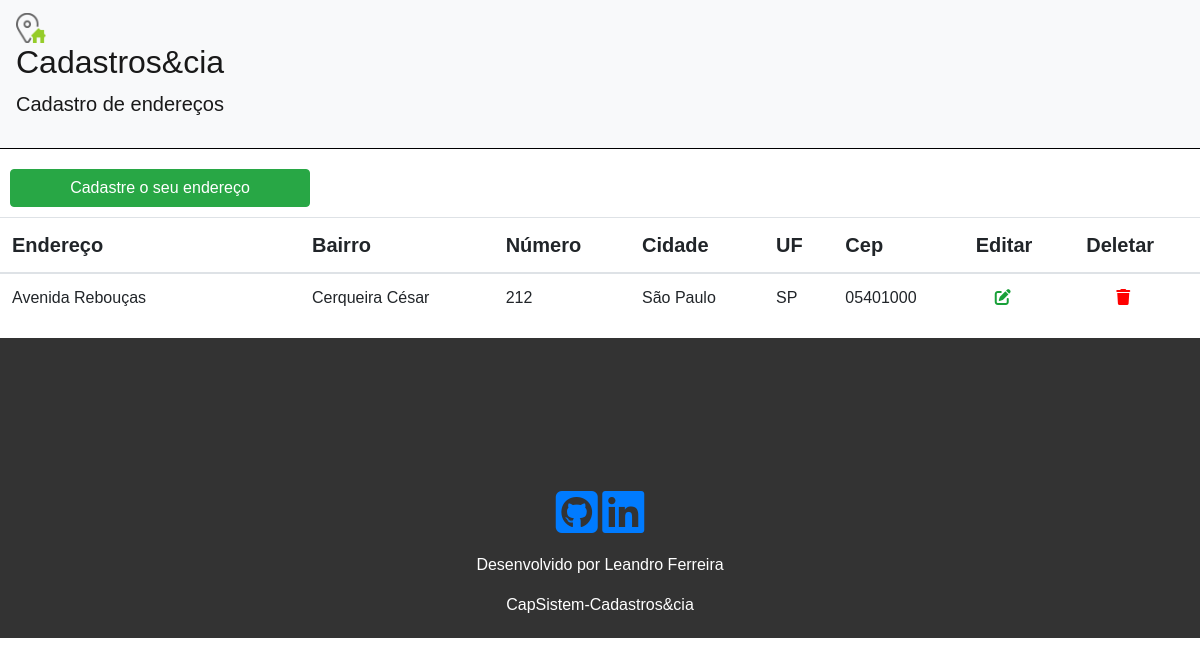
/tabela/, run on an earlier commit of the app's database.
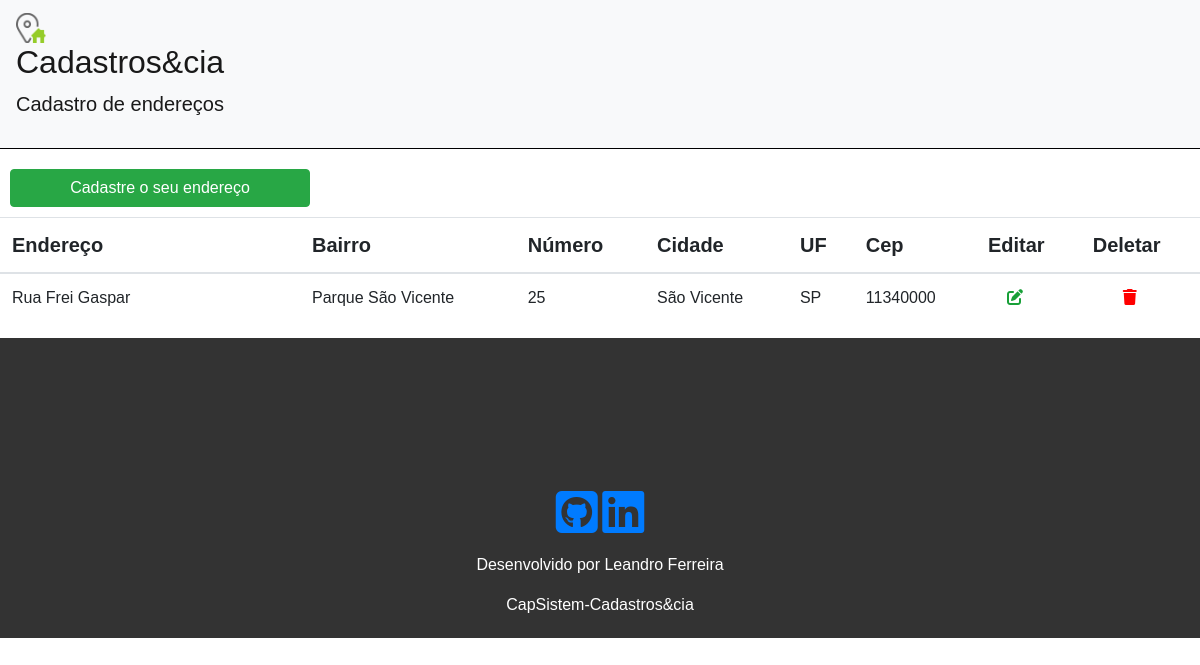
And on a later commit of the database.
### core/models.py (models this page shows, shortened)
class usuario(models.Model):
    address = models.CharField(max_length=100)
    district = models.CharField(max_length=100)
    number = models.CharField(max_length=9)
    complement = models.CharField(max_length=100)
    city = models.CharField(max_length=100)
    uf = models.CharField(max_length=100)
    zipcode = models.CharField(max_length=8)
    description = models.TextField()
    begin_date = models.DateTimeField(auto_now_add=True)
    update_date = models.DateTimeField(auto_now=True)
    class meta:
        db_table = 'Address'

### core/views.py (the view)
# urls.py: path('tabela/', views.tabela_ends, name = 'tabela-inicio'),
def tabela_ends(request):
    end = usuario.objects.all()
    return render(request, 'tabela.html', {'end':end})

### templates/tabela.html (shortened to what this page needs)
{% extends "base.html" %}
{% block content %}
<div class="button">
    <a href="/cadastrar/">
        <button type="button" class="btn btn-success" id="cadButton">Cadastre o seu endereço</button>
    </a>
</div>
<table class="table  table-hover">
    <thead>
        <tr class="titleTable">
            <th class="col1">Endereço</th>
            <th class="col2">Bairro</th>
            <th class="col3">Número</th>
            <th class="col4">Cidade</th>
            <th class="col5">UF</th>
            <th class="col6">Cep</th>
            <th class="col7">Editar</th>
            <th class="col7">Deletar</th>
        </tr>
    </thead>
    <tbody>
        {% for p in end %}
        <td>{{p.address}}</td>
        <td>{{p.district}}</td>
        <td>{{p.number}}</td>
        <td>{{p.city}}</td>
        <td>{{p.uf}}</td>
        <td>{{p.zipcode}}</td>
        <td> <a href="/cadastrar/?id={{p.id}}"><span><i class="fas fa-edit"></i></span></a></td>
        <td> <i type="button" class="fas fa-trash" data-toggle="modal" data-target="#myModal"></i></span></a>
        </td>
        {% endfor %}
    </tbody>
</table>
{% endblock %}

### templates/base.html (shortened to what this page needs)
<!DOCTYPE html>
<html lang="pt-br">
{% load static %}
<head>
    <link rel="stylesheet" href="https://stackpath.bootstrapcdn.com/bootstrap/4.5.0/css/bootstrap.min.css"
>
    <link rel="stylesheet" href="{% static 'css/style.css' %}">
</head>
<body>
    <div class="container-fluid">
        <nav class="navbar navbar-light bg-light">
            <a class="navbar-brand" href="/">
                <img src="{% static 'images/iconecasa.png' %}" width="30" height="30" class="d-inline-block align-top"
                    alt="" loading="lazy">
                <h2>Cadastros&ampcia</h2>
                <p>Cadastro de endereços</p>
            </a>
        </nav>
        {% block content %}{% endblock %}
        <footer>
            <p>
                <a href="https://github.com/lsferreira934" target="_blank"><i class="fab fa-github-square fa-3x" style="cursor: pointer;"></i></a>
                <a href="https://www.linkedin.com/in/lsferreira934/" target="_blank"><i class="fab fa-linkedin fa-3x" style="cursor: pointer;"></i></a>
            </p>
            <p>Desenvolvido por Leandro Ferreira</p>
            <p>CapSistem-Cadastros&cia</p>
        </footer>
    </div>
</body>
</html>

### core/static/css/style.css (style rules this page uses)
.container-fluid { padding:0px; font-family: sans-serif; }
nav { border-bottom: 1px solid black; margin-bottom: 20px; }
thead { font-size: 15pt; font-weight: bold; }
div.button { float: left; margin-left: 10px; }
th.col1 { width: 300px; }
div { display: inline-block; }
.fa-trash { cursor: pointer; margin: auto; width: 10px; margin-left: 30px; color: red; }
i.fas.fa-edit { cursor: pointer; margin: auto; margin-left: 19px; color:#18a038; }
button#cadButton { margin-left: 0; margin-bottom: 10px; width: 300px; }
footer { background-color:#333; height: 300px; margin-top: auto; }
footer p { color:white; text-align: center; top: 50%; position: relative; }

What changed in the data, as far as the page shows it:
removed usuario: address "Avenida Rebouças", district "Cerqueira César", number "212", city "São Paulo", uf "SP", zipcode "05401000"
added usuario: address "Rua Frei Gaspar", district "Parque São Vicente", number "25", city "São Vicente", uf "SP", zipcode "11340000"
